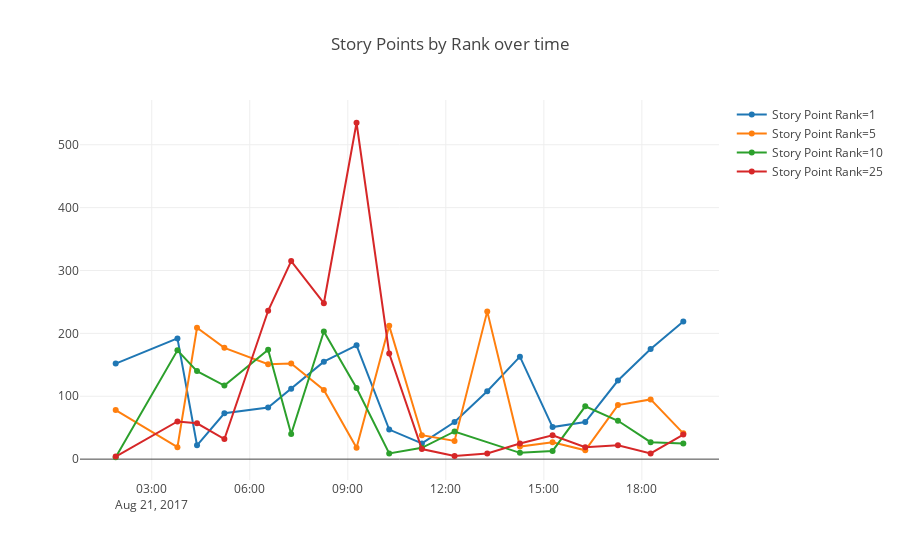

Write notebook code for a chart like this one.
### Code cell
def make_trace(rank):
    df_rank = df.query("story_rank_begin == {}".format(rank))
    return go.Scatter(
        x=df_rank['interval_begin'],
        y=df_rank['story_point_begin'],
        name="Story Point Rank={}".format(rank)
    )
traces = [make_trace(r) for r in [1, 5, 10, 25]]
layout = go.Layout(title="Story Points by Rank over time")
fig = go.Figure(data=traces, layout=layout)
py.iplot(fig)
